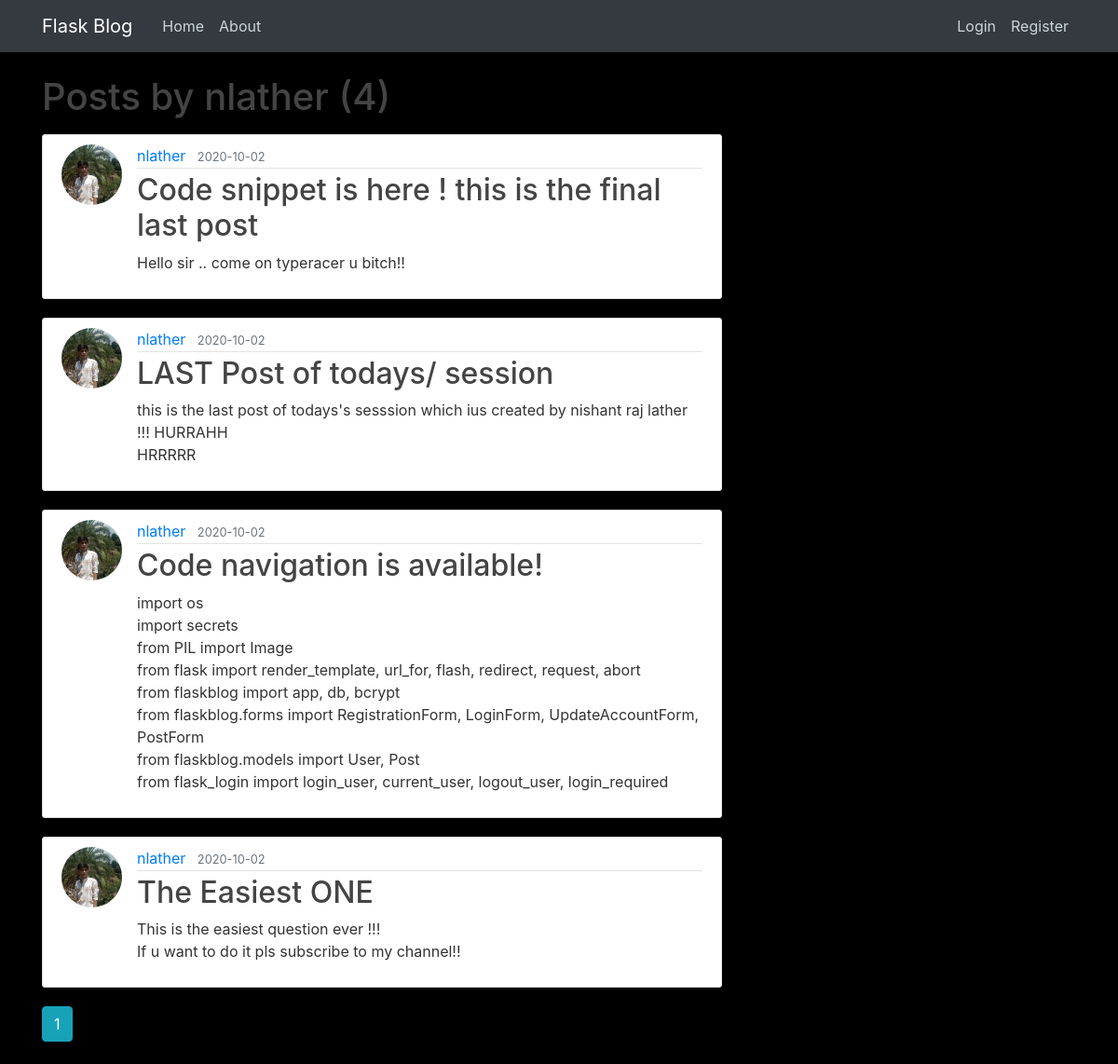
/user/nlather, run on the app's committed database.
### flaskblog/models.py (models this page shows, shortened)
class User(db.Model, UserMixin):
    id = db.Column(db.Integer, primary_key=True)
    username = db.Column(db.String(20), unique=True, nullable=False)
    email = db.Column(db.String(120), unique=True, nullable=False)
    image_file = db.Column(db.String(20), nullable=False, default='default.jpg')
    password = db.Column(db.String(60), nullable=False)
    posts = db.relationship('Post', backref='author', lazy=True)

class Post(db.Model):
    id = db.Column(db.Integer, primary_key=True)
    title = db.Column(db.String(100), nullable=False)
    date_posted = db.Column(db.DateTime, nullable=False, default=datetime.utcnow)
    content = db.Column(db.Text, nullable=False)
    user_id = db.Column(db.Integer, db.ForeignKey('user.id'), nullable=False)

### flaskblog/routes.py (the view)
@app.route("/user/<string:username>")
def user_posts(username):
	page = request.args.get('page', 1, type=int)
	user = User.query.filter_by(username=username).first_or_404()
	posts = Post.query.filter_by(author=user)\
		.order_by(Post.date_posted.desc())\
		.paginate(page=page, per_page=5)
	return render_template('user_posts.html', posts=posts, user=user, title='User Posts')

### flaskblog/templates/user_posts.html
{% extends "layout.html" %}
{% block content %}
    <h1 class="mb-3">Posts by {{ user.username }} ({{ posts.total }})</h1>
    {% for post in posts.items %}
        <article class="media content-section">
          <img class="rounded-circle article-img" src="{{ url_for('static', filename='profile_pics/' + post.author.image_file) }}">
          <div class="media-body">
            <div class="article-metadata">
              <a class="mr-2" href="{{ url_for('user_posts', username=post.author.username) }}">{{ post.author.username }}</a>
              <small class="text-muted">{{ post.date_posted.strftime('%Y-%m-%d') }}</small>
            </div>
            <h2><a class="article-title" href="{{ url_for('post', post_id=post.id) }}">{{ post.title }}</a></h2>
            <p class="article-content">{{ post.content }}</p>
          </div>
        </article>
    {% endfor %}
    {% for page_num in posts.iter_pages(left_edge=1, right_edge=1, left_current=1, right_current=2) %}
      {% if page_num %}
        {% if posts.page == page_num %}
          <a class="btn btn-info mb-4" href="{{ url_for('user_posts', username=user.username, page=page_num) }}">{{ page_num }}</a>
        {% else %}
          <a class="btn btn-outline-info mb-4" href="{{ url_for('user_posts', username=user.username, page=page_num) }}">{{ page_num }}</a>
        {% endif %}
      {% else %}
        ...
      {% endif %}
    {% endfor %}
{% endblock content %}

### flaskblog/static/main.css (style rules this page uses)
body { background: #000; color: #333333; margin-top: 5rem; }
h1, h2, h3, h4, h5, h6 { color: #444444; }
.content-section { background: #ffffff; padding: 10px 20px; border: 1px solid #dddddd; border-radius: 3px; margin-bottom: 20px; }
.article-title { color: #444444; }
.article-content { white-space: pre-line; }
.article-img { height: 65px; width: 65px; margin-right: 16px; }
.article-metadata { padding-bottom: 1px; margin-bottom: 4px; border-bottom: 1px solid #e3e3e3 }

### data on the page
User: username "nlather"
Post: image_file (picture), author.username "nlather", date_posted "2020-10-02", title "Code snippet is here ! this is the final last post", content "Hello sir .. come on typeracer u bitch!!"
Post: image_file (picture), author.username "nlather", date_posted "2020-10-02", title "LAST Post of todays/ session", content "this is the last post of todays's sesssion which ius created by nishant raj lather !!! HURRAHH HRRRRR"
Post: image_file (picture), author.username "nlather", date_posted "2020-10-02", title "Code navigation is available!", content "import os import secrets from PIL import Image from flask import render_template, url_for, flash, redirect, request, abort from flaskblog import app, db, bcrypt from flaskblog.forms import RegistrationForm, LoginForm, UpdateAccountForm, PostForm from flaskblog.models import User, Post from flask_login import login_user, current_user, logout_user, login_required"
Post: image_file (picture), author.username "nlather", date_posted "2020-10-02", title "The Easiest ONE", content "This is the easiest question ever !!! If u want to do it pls subscribe to my channel!!"

### other printed values
{{ posts.total }} "4"
{{ page_num }} "1"
